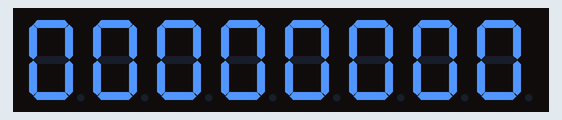
This sketch was run on a simulated ATtiny85, built with avr-gcc and run on an emulated ATtiny85. Shown: 8-digit seven-segment display. Wiring (inferred from the names in the program): MAX7219 LED driver: data PB2; clock PB0; CS PB1.

Above: at 0.1 s.
At 5.1 s:
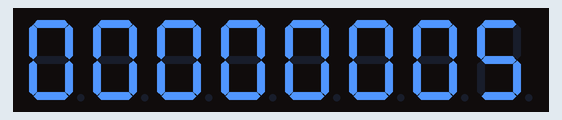
At 11.1 s:
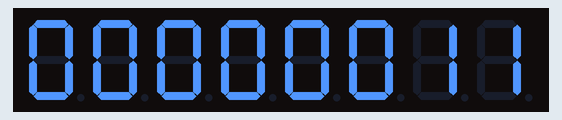
At 19.1 s:
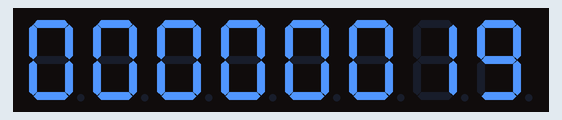
At 29.1 s:
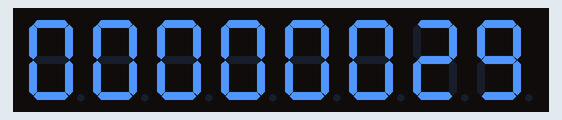
At 38.1 s:
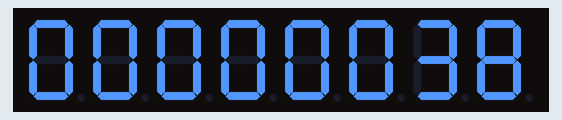

The sketch:

digispark-max7219.ino
```cpp
// MAX7219 Code B Font
//    0 - '0'
//    1 - '1'
//    2 - '2'
//    3 - '3'
//    4 - '4'
//    5 - '5'
//    6 - '6'
//    7 - '7'
//    8 - '8'
//    9 - '9'
//   10 - '-'
//   11 - 'E'
//   12 - 'H'
//   13 - 'L'
//   14 - 'P'
//   15 - blank
//

#define ADDR_NOOP        0
#define ADDR_DIGIT0      1
#define ADDR_DIGIT1      2
#define ADDR_DIGIT2      3
#define ADDR_DIGIT3      4
#define ADDR_DIGIT4      5
#define ADDR_DIGIT5      6
#define ADDR_DIGIT6      7
#define ADDR_DIGIT7      8
#define ADDR_DECODEMODE  9
#define ADDR_INTENSITY   10
#define ADDR_SCANLIMIT   11
#define ADDR_SHUTDOWN    12
#define ADDR_DISPLAYTEST 15

int SPI_MOSI = 2;
int SPI_CLK  = 0;
int SPI_CS   = 1;

char max7219_Buffer[8] = {0,0,0,0,0,0,0,0};

void max7219_Write(byte addr, byte data) {
  shiftOut(SPI_MOSI,SPI_CLK,MSBFIRST,addr);
  shiftOut(SPI_MOSI,SPI_CLK,MSBFIRST,data);
}

void max7219_Init() {
  pinMode(SPI_MOSI, OUTPUT);
  pinMode(SPI_CLK, OUTPUT);
  pinMode(SPI_CS, OUTPUT);
  digitalWrite(SPI_CS,HIGH);

  digitalWrite(SPI_CS,LOW);
  max7219_Write(ADDR_DECODEMODE, 0xff);
  digitalWrite(SPI_CS,HIGH);

  digitalWrite(SPI_CS,LOW);
  max7219_Write(ADDR_INTENSITY, 0);
  digitalWrite(SPI_CS,HIGH);

  digitalWrite(SPI_CS,LOW);
  max7219_Write(ADDR_SCANLIMIT, 7);
  digitalWrite(SPI_CS,HIGH);

  digitalWrite(SPI_CS,LOW);
  max7219_Write(ADDR_SHUTDOWN, 1);
  digitalWrite(SPI_CS,HIGH);

  digitalWrite(SPI_CS,LOW);
  max7219_Write(ADDR_DISPLAYTEST, 0);
  digitalWrite(SPI_CS,HIGH);
}

void max7219_SetBuffer(int index, char b) {
  max7219_Buffer[index] = b;
}

void max7219_Refresh() {
  for (int i=0;i<8;i++) {
    digitalWrite(SPI_CS,LOW);
    max7219_Write(i+1, max7219_Buffer[i]);
    digitalWrite(SPI_CS,HIGH);
  }
}

void setup() {
  max7219_Init();
}

int s = 0;

void loop() {
  int d = s;
  for (int i=0;i<8;i++) {
    max7219_SetBuffer(i, d%10);
    d /= 10;
  }
  max7219_Refresh();
  delay(1000);
  s++;
}
```

Measured:
- what the display in image 2 shows lasts 1.0 s, from 11.0 s to 12.0 s
